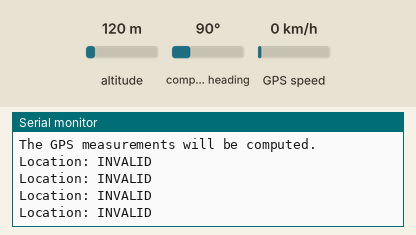
This sketch was run on a simulated Arduino Uno, built with avr-gcc and run on an emulated ATmega328P. Parts: the last lines printed to the serial monitor. The test bench sets the inputs (shaded band); at power-on: altitude 120 m, compass heading 90°, GPS speed 0 km/h. The GPS gets a fix after 3 s at 37.7749, -122.4194 with 8 satellites.

Above: at 1.2 s.
1.3 s: altitude set to 20 m
At 3.4 s:
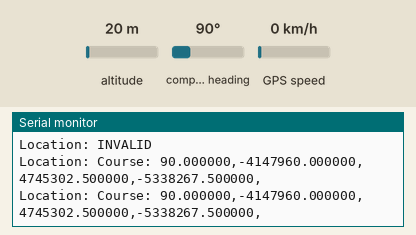
5.4 s: compass heading set to 7°
At 6.7 s:
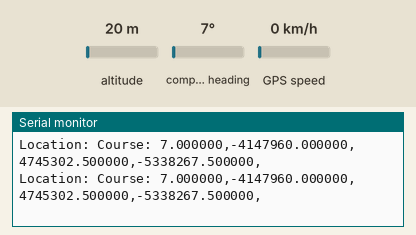
6.9 s: altitude set to 250 m
At 7.7 s:
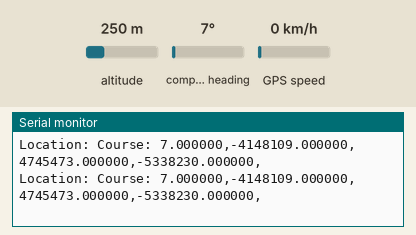

Measured:
- after the input at 1.3 s, the serial monitor: prints a new line after 1.7 s (image 1)
- after the input at 5.4 s, the serial monitor: prints a new line after 0.63 s (image 2)
- after the input at 6.9 s, the serial monitor: prints a new line after 0.13 s (image 3)

The sketch:

GPS_IMU_Compass_Fusion_Preliminary.ino
```cpp
// --------------------------------------------------------------------------------------------
// I) Include all the used libraries:
// --------------------------------------------------------------------------------------------
#include <TinyGPSPlus.h>
#include <SoftwareSerial.h>

// --------------------------------------------------------------------------------------------
// II) Fixe the Hardware physical connections & features:
// --------------------------------------------------------------------------------------------
// Define the used pins of the Microprocessor and the GPS connection:
static const int RXPin_GPS = 4, TXPin_GPS = 3;
// NOTA - Rx will be the pin on which the data is Received.
//      - Tx will be the pin on which the data is Transmitted.

// A) GPS/GNSS object:
// -------------------
// Define the GPS baud rate:
static const uint32_t GPSBaud = 9600;
// Define the TinyGPSPlus object:
TinyGPSPlus gps;
// Define the serial connection to the GPS device:
SoftwareSerial Serial_Connection_GPS(RXPin_GPS, TXPin_GPS);

// ***********************CODE FUNCTIONALITIES*************************************************
// --------------------------------------------------------------------------------------------
// A) Determination of the LLA to ENU coordinates:
// --------------------------------------------------------------------------------------------
// ********************************************************************************************

// Definition of the reference point coordinate as a global variable:
// ------------------------------------------------------------------
// The latitude, longitude and altitude at a near current location:
float LATITUDE_REF_BLR = 48.786755;
float LONGITUDE_REF_BLR = 2.321439;
float ALTITUDE_REF_BLR = 58;
// Definition of other global variables:
float SEMI_MAJOR_AXIS = 6378137.0;
float FLATTENING = 1/298.257223563;

// Creation of the structure output aimed:
// ---------------------------------------
struct COORDINATES_IN_ENU_FRAME{
  float EAST_ENU_FRAME;
  float NORTH_ENU_FRAME;
  float UP_ENU_FRAME;
};

// Creation of the function:
// -------------------------
COORDINATES_IN_ENU_FRAME FUNCTION_LLA_TO_ENU(float LATITUDE_CURRENT, float LONGITUDE_CURRENT, float ALTITUDE_CURRENT,
float LATITUDE_REF, float LONGITUDE_REF, float ALTITUDE_REF,
float SEMI_MAJOR_AXIS, float FLATTENING){
  // Declare all the used variables in the function:
  float PHI_CURRENT;
  float LAMBDA_CURRENT;
  float PHI_REFERENCE;
  float LAMBDA_REFERENCE;
  float ECCENTRICITY_SQUARED;
  float ELLIPSOID_CURVATURE_REFERENCE;
  float X_ECEF_REFERENCE;
  float Y_ECEF_REFERENCE;
  float Z_ECEF_REFERENCE;
  float ELLIPSOID_CURVATURE_CURRENT;
  float X_ECEF_CURRENT;
  float Y_ECEF_CURRENT;
  float Z_ECEF_CURRENT;
  float X_DELTA_ECEF;
  float Y_DELTA_ECEF;
  float Z_DELTA_ECEF;
  float EAST_ENU_FRAME_TEMP;
  float NORTH_ENU_FRAME_TEMP;
  float UP_ENU_FRAME_TEMP;
  // Then create the object:
  COORDINATES_IN_ENU_FRAME COORDINATES_IN_ENU;
  // Conversion of the input angles in radians:
  PHI_CURRENT = LATITUDE_CURRENT*(PI/180);
  LAMBDA_CURRENT = LONGITUDE_CURRENT*(PI/180);
  // Same conversion for the reference points:
  PHI_REFERENCE = LATITUDE_REF*(PI/180);
  LAMBDA_REFERENCE = LONGITUDE_REF*(PI/180);
  // Orbital parameter definition:
  ECCENTRICITY_SQUARED = FLATTENING*(2 - FLATTENING);
  // Determine the ECEF coordinates of the reference frame:
  ELLIPSOID_CURVATURE_REFERENCE = SEMI_MAJOR_AXIS/sqrt(1 - ECCENTRICITY_SQUARED*sq(sin(PHI_REFERENCE)));
  X_ECEF_REFERENCE = (ELLIPSOID_CURVATURE_REFERENCE + ALTITUDE_REF)*cos(PHI_REFERENCE)*cos(LAMBDA_REFERENCE);
  Y_ECEF_REFERENCE = (ELLIPSOID_CURVATURE_REFERENCE + ALTITUDE_REF)*cos(PHI_REFERENCE)*sin(LAMBDA_REFERENCE);
  Z_ECEF_REFERENCE = ((1 - ECCENTRICITY_SQUARED)*ELLIPSOID_CURVATURE_REFERENCE + ALTITUDE_REF)*sin(PHI_REFERENCE);
  // Determine the ECEF coordinates of the current point:
  ELLIPSOID_CURVATURE_CURRENT = SEMI_MAJOR_AXIS/sqrt(1 - ECCENTRICITY_SQUARED*sq(sin(PHI_CURRENT)));
  X_ECEF_CURRENT = (ELLIPSOID_CURVATURE_CURRENT + ALTITUDE_CURRENT)*cos(PHI_CURRENT)*cos(LAMBDA_CURRENT);
  Y_ECEF_CURRENT = (ELLIPSOID_CURVATURE_CURRENT + ALTITUDE_CURRENT)*cos(PHI_CURRENT)*sin(LAMBDA_CURRENT);
  Z_ECEF_CURRENT = ((1 - ECCENTRICITY_SQUARED)*ELLIPSOID_CURVATURE_CURRENT + ALTITUDE_CURRENT)*sin(PHI_CURRENT);
  // Determine the DELTA between the two vectors in ECEF:
  X_DELTA_ECEF = X_ECEF_CURRENT - X_ECEF_REFERENCE;
  Y_DELTA_ECEF = Y_ECEF_CURRENT - Y_ECEF_REFERENCE;
  Z_DELTA_ECEF = Z_ECEF_CURRENT - Z_ECEF_REFERENCE;
  // Compute the output elements and store them into temporary variables:
  EAST_ENU_FRAME_TEMP = -sin(LAMBDA_REFERENCE)*X_DELTA_ECEF + cos(LAMBDA_REFERENCE)*Y_DELTA_ECEF;
  NORTH_ENU_FRAME_TEMP = -sin(PHI_REFERENCE)*cos(LAMBDA_REFERENCE)*X_DELTA_ECEF - sin(PHI_REFERENCE)*sin(LAMBDA_REFERENCE)*Y_DELTA_ECEF + cos(PHI_REFERENCE)*Z_DELTA_ECEF;
  UP_ENU_FRAME_TEMP = cos(PHI_REFERENCE)*cos(LAMBDA_REFERENCE)*X_DELTA_ECEF + cos(PHI_REFERENCE)*sin(LAMBDA_REFERENCE)*Y_DELTA_ECEF + sin(PHI_REFERENCE)*Z_DELTA_ECEF;
  // Finally feed the vector-like output structure:
  COORDINATES_IN_ENU.EAST_ENU_FRAME = EAST_ENU_FRAME_TEMP;
  COORDINATES_IN_ENU.NORTH_ENU_FRAME = NORTH_ENU_FRAME_TEMP;
  COORDINATES_IN_ENU.UP_ENU_FRAME = UP_ENU_FRAME_TEMP;
  return COORDINATES_IN_ENU;
}

// --------------------------------------------------------------------------------------------
// III) Body of the algorithm:
// --------------------------------------------------------------------------------------------
void setup() {
  // Begin the serial monitor that will be used to print the data:
  Serial.begin(115200);
  Serial_Connection_GPS.begin(GPSBaud);
  // Indicate that the measurements will be available:
  Serial.println(F("The GPS measurements will be computed."));
}

void loop() {
  // This code displays information every time a new sentence is correctly encoded.
  // If the measurements are available, then display the coordinates with respect
  // to a reference point given. In order to determine the current latitude, longitude
  // and altitude, declare:
	while (Serial_Connection_GPS.available() > 0) {
		if (gps.encode(Serial_Connection_GPS.read())) {
			// GNSS_POSITION_MEASUREMENTS();
      // Insert the content of the old GNSS_POSITION_MEASUREMENTS here to ease the computation:
      Serial.print(F("Location: "));
      if (gps.location.isValid()) {
        // Then store the current latitude, longitude and altitude parameters:
        float LATITUDE_CURRENT;
        float LONGITUDE_CURRENT;
        float ALTITUDE_CURRENT;
        LATITUDE_CURRENT = gps.location.lat();
        LONGITUDE_CURRENT = gps.location.lng();
        ALTITUDE_CURRENT = gps.altitude.meters();
        // Then call the function:
        COORDINATES_IN_ENU_FRAME COORDINATES_IN_ENU = FUNCTION_LLA_TO_ENU(LATITUDE_CURRENT,LONGITUDE_CURRENT,ALTITUDE_CURRENT,LATITUDE_REF_BLR,
        LONGITUDE_REF_BLR,ALTITUDE_REF_BLR,SEMI_MAJOR_AXIS,FLATTENING);
        // For the magnetometer measurements:
        // Determine the course provided by the GPS:
        float COURSE_CURRENT;
        COURSE_CURRENT = gps.course.deg();
        // Then print the course:
        Serial.print(F("Course: "));
        Serial.print(COURSE_CURRENT, 6);
        Serial.print(F(","));
        // Then print the results:
        // East with respect to the refence:
        Serial.print(COORDINATES_IN_ENU.EAST_ENU_FRAME, 6);
        Serial.print(F(","));
        // North with respect to the reference:
        Serial.print(COORDINATES_IN_ENU.NORTH_ENU_FRAME, 6);
        Serial.print(F(","));
        // Up with respect to the reference:
        Serial.print(COORDINATES_IN_ENU.UP_ENU_FRAME, 6);
        Serial.print(F(","));
      // If no measurements, then indicate:
      } else {
        Serial.print(F("INVALID"));
      }
      Serial.println();
		}
	}
  // If after 5 seconds no detection of data, then it means that the wiring might not be done
  // in the good way.
	if (millis() > 5000 && gps.charsProcessed() < 10) {
		Serial.println(F("No GPS detected: check wiring."));
		while(true);
	}
}
```
